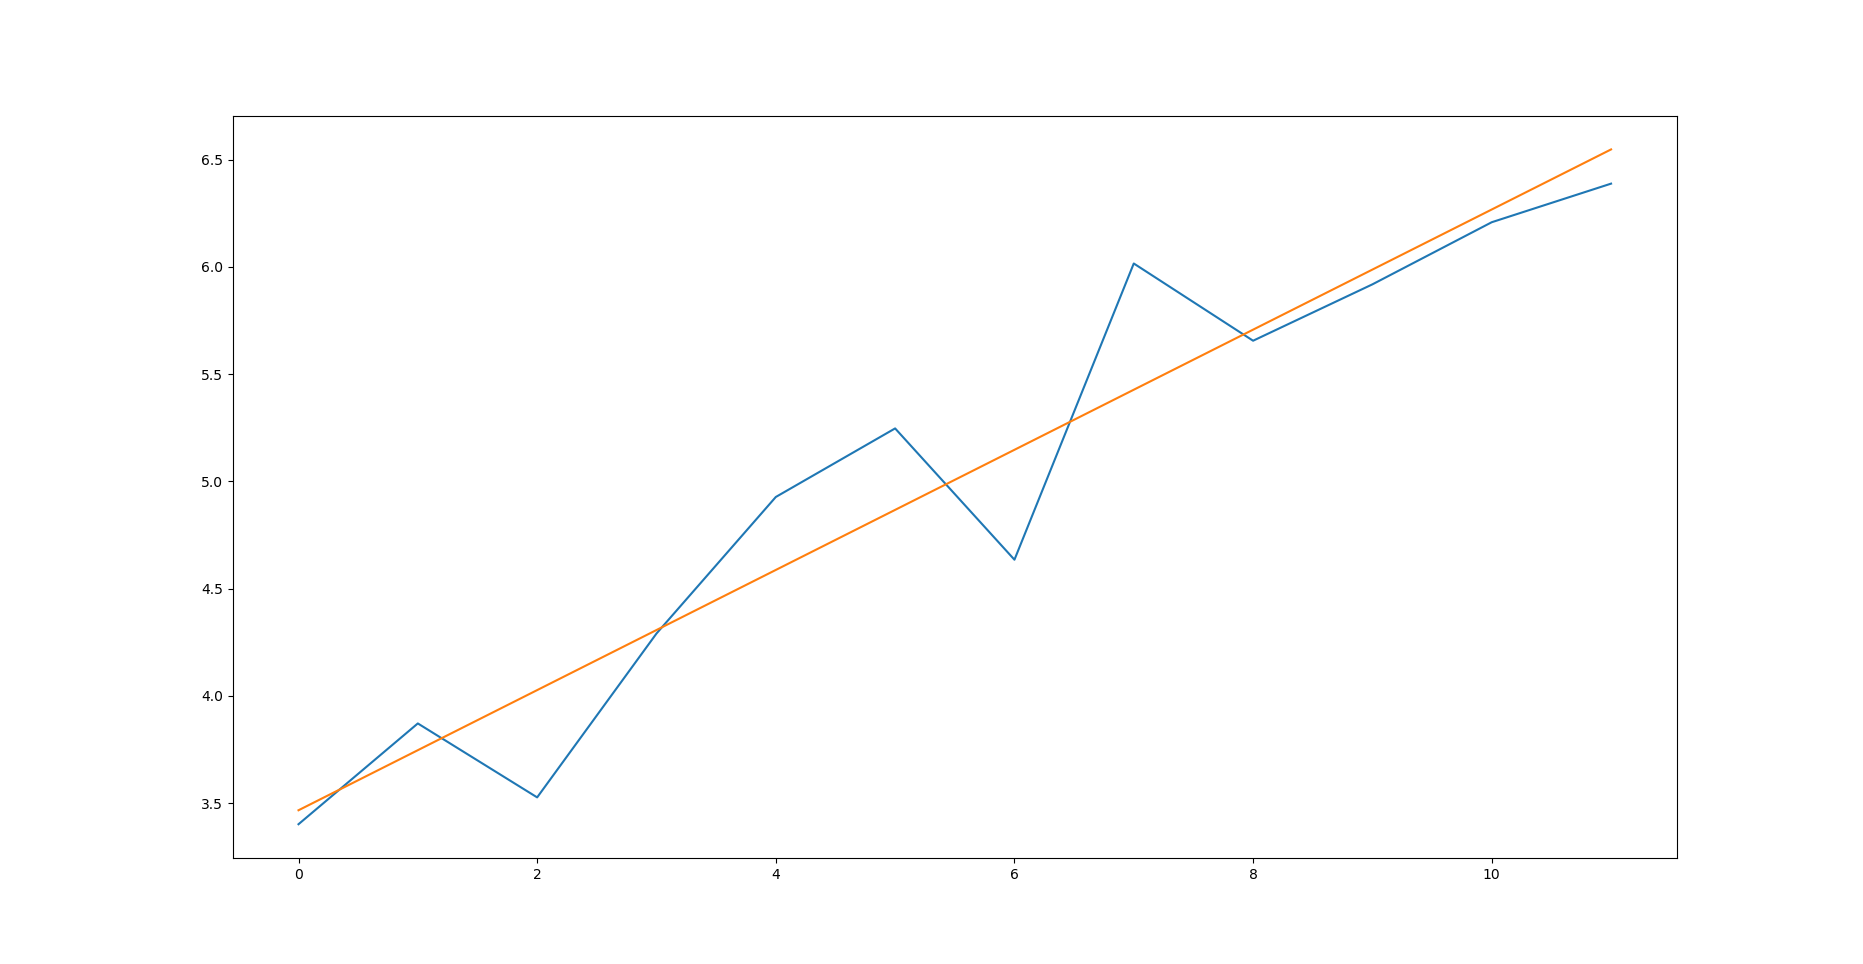

Here is the Python script that generated this plot:
import numpy as np
import pandas as pd
import matplotlib.pyplot as plt


df=pd.read_csv('coviddata.csv')
df.drop(['country_code','continent','source','population','rate_14_day'],axis=1,inplace=True)


################### Calculating b and y0 ###########
t=df['indicator']=='confirmed cases'

t1=df['country']=='France'; df1=df[np.logical_and(t1,t)];
t2=df['country']=='Italy'; df2=df[np.logical_and(t2,t)]
t3=df['country']=='United Kingdom'; df3=df[np.logical_and(t3,t)]

c1=df1['daily_count']
c2=df2['daily_count']
c3=df3['daily_count']


c1.add(c2,fill_value=0)
c1.add(c3,fill_value=0)

er=c1.to_numpy(copy=True)

aa=[]
for x in range(60,72):
    aa.append(np.log(er[x]))
# plt.plot(range(len(aa)),aa)
# plt.show()

p=np.polyfit(range(0,12), aa, 1)
print(p)

b=p[0]
y0=np.exp(p[1])

print(b,y0)
#########################################################

################### Bonus part ######################
res=[]
for i in range(0,12):
    res.append(i*b + np.log(y0))

plt.plot(range(len(aa)),aa)
plt.plot(range(len(aa)),res)
plt.show()
####################################################
